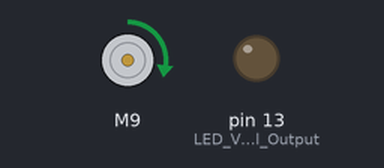
Recording of a sketch running on a simulated Arduino Uno, built with avr-gcc and run on an emulated ATmega328P. Shown: DC motor (green arrow = forward, orange = backward, longer = faster), output pins drawn as LEDs (lit = HIGH).

Above: at 23.5 s.
At 27.2 s:
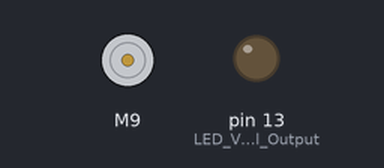
Timing chart, 0 to 29.7 s (numbered marks = the images above):
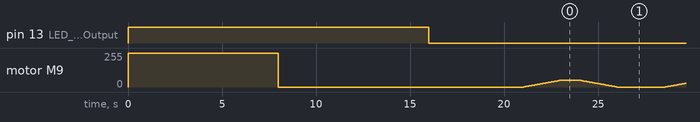

The sketch:

ESC_Test.ino
```cpp
#include "ESC.h"

#define SPEED_MIN (1000)                                  // Set the Minimum Speed in microseconds
#define SPEED_MAX (2000)                                  // Set the Minimum Speed in microseconds

ESC myESC (9, SPEED_MIN, SPEED_MAX, 500);                 // ESC_Name (ESC PIN, Minimum Value, Maximum Value, Default Speed, Arm Value)
//ESC myESC2(6, SPEED_MIN, SPEED_MAX, 500);
int oESC;                                                 // Variable for the speed sent to the ESC


void setup() {
  pinMode(LED_BUILTIN, OUTPUT);                               // LED Visual Output
 digitalWrite(LED_BUILTIN, HIGH);    // LED High while signal is High (can be removed)
  myESC.calib();                  // Calibration of the Max and Min value the ESC is expecting
  myESC.stop();                   // Stop the ESC to avoid damage or injuries
  digitalWrite(LED_BUILTIN, LOW);     // LED Low when the calibration is done (can be removed)                          // LED High Once Armed
  delay(5000);                                            // Wait for a while
}

void loop() {
  for (oESC = SPEED_MIN; oESC <= 1200; oESC += 1) {  // goes from 1000 microseconds to 2000 microseconds
    myESC.speed(oESC);// tell ESC to go to the oESC speed value
    //myESC2.speed(oESC);
    delay(10);                                            // waits 10ms for the ESC to reach speed
  }
  delay(1000);
  for (oESC = 1200; oESC >= SPEED_MIN; oESC -= 1) {  // goes  `from 2000 microseconds to 1000 microseconds
    myESC.speed(oESC);                                    // tell ESC to go to the oESC speed value
    //myESC2.speed(oESC);
    delay(10);                                            // waits 10ms for the ESC to reach speed
   }

  delay(2500);                                            // Wait for a while befor restart
}
```
